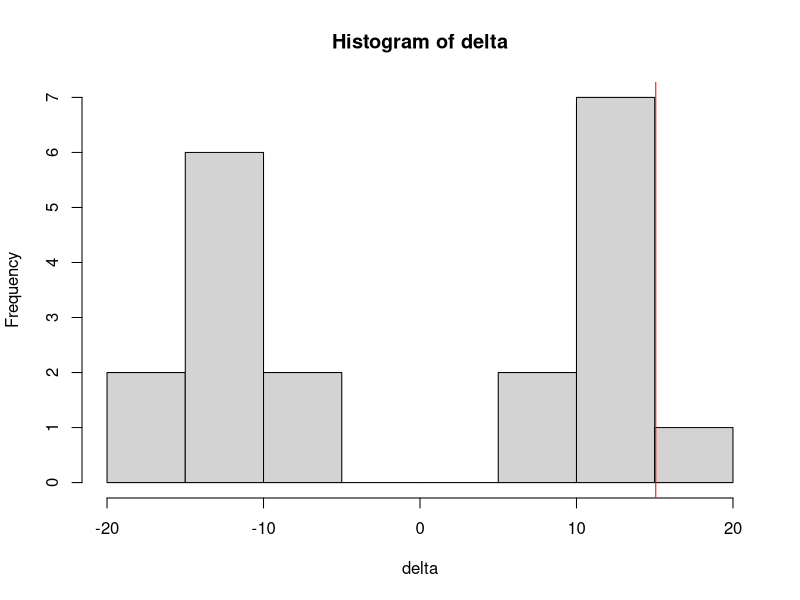

This figure's R source: (Note: this script raises an error after producing the figure.)
library(gtools)
library(dplyr)

## questionn1
# (1)
x = c(10, 15, 50)
y = c(12, 17, 19)
idx = combinations(n=6, r=3)
xy = c(x,y) # the combined data set
permut = NULL # the permuted data set 
for(i in 1:nrow(idx)){
  permut = rbind(permut, c(xy[idx[i,]], xy[-idx[i,]]))
}
permut.x = permut[, 1:3] # the permuted X matrix (20*3)
permut.y = permut[, 4:6] # the permuted Y matrix (20*3)
delta = apply(permut.x, 1, mean) - apply(permut.y, 1, mean)
delta.obs = mean(x) - mean(y)
hist(delta)
abline(v = quantile(delta, 0.95), col = "red")
table(delta)

pvalue = sum(delta >= delta.obs)/nrow(idx)
# or :pval1.upper = mean(delta >= delta.obs) #upper-tailed

# (2)
tx = apply(permut.x, 1, sum)
tx.obs = sum(x)
pvalue = sum(tx >= tx.obs)/nrow(idx)

#(4)
delta2 = apply(permut.x, 1, median) - apply(permut.y, 1, median)
delta2.obs = median(x) - median(y)
table(delta2)
pvalue = sum(delta2 >= delta2.obs)/nrow(idx)




## question2 permutation test

#load the data set:
x = c(5, 11, 16, 8, 12)
y = c(17, 14, 15, 21, 19, 13)

idx = combinations(n=11, r=5)

xy = c(x,y) # the combined data set
permut = NULL # the permuted data set 
for(i in 1:nrow(idx)){
  permut = rbind(permut, c(xy[idx[i,]], xy[-idx[i,]]))
}
permut.x = permut[, 1:5] # the permuted X matrix (20*3)
permut.y = permut[, 6:11] # the permuted Y matrix (20*3)
delta1 = apply(permut.x, 1, mean) - apply(permut.y, 1, mean)
delta2 = apply(permut.x, 1, median) - apply(permut.y, 1, median)
delta1.obs = mean(x)-mean(y)
delta2.obs = median(x) - median(y)

#pvalue for permutation of sample mean
pval1.upper = mean(delta1 >= delta1.obs) #upper-tailed
pval1.2sided = mean(abs(delta1) >= abs(delta1.obs)) #two-tailed

#pvalue for permutation of sample median
pval2.upper = mean(delta2 >= delta2.obs) #upper-tailed
pval2.2sided = mean(abs(delta2) >= abs(delta2.obs)) #two-tailed





## question3
# (1) wilcoxon rank-sum
x = c(3, 2, 1, 1, 2, 1, 3, 2, 2, 2, 2, 5, 1, 4, 1, 1, 1, 1, 6, 2, 2, 2, 1, 1)
y = c(1, 0, 1, 1, 0, 0, 1, 1, 1, 8, 1, 1, 1, 0, 1, 1, 2)
# sort the combined data
xy =c(x,y)
sort(xy)
#obtain the ranks of x
(m=length(x))
(n=length(y))
(rank.x = rank(xy)[1:m])
#rank sum statistic
(W=sum(rank.x))

result <- wilcox.test(x, y)


# (2)two sample t-test
t.test(x, y, var.equal=T, alternative="two.sided")


## question5
x = c(21.9, 20.2, 19.4, 20.3, 19.6, 20.4, 18.4, 20.1, 22, 18.9)
y = c(20.2, 13.8, 21.8, 19.2, 19.6, 25.5, 17, 17.6, 19.5, 22.2)
sd(x)
sd(y)
xy = c(x,y)
sort(xy)
srank.xy = siegelrank(xy,ansari=F)
#sum of ranks of X group
m = length(x)
n = length(y)
W = sum(srank.xy[1:m])

# the critical value
# qwilcox gives the quantiles of M-W's U distribution

# the lower critical value for W (works if m and n<50)
qwilcox(p=0.025, m, n) + m*(m+1)/2-1
# the lower critical value for Wx
qwilcox(p=0.975, m, n) + m*(m+1)/2+1
## p-values based on the exact permutation distribution of $W$

perm.W = perm.dist.sum(srank.xy, n1=5)
pval.1sided = mean(perm.W<=W)
pval.2sided = 2*mean(perm.W<=W)

pval.1sided
pval.2sided

siegel.tukey(x,y)